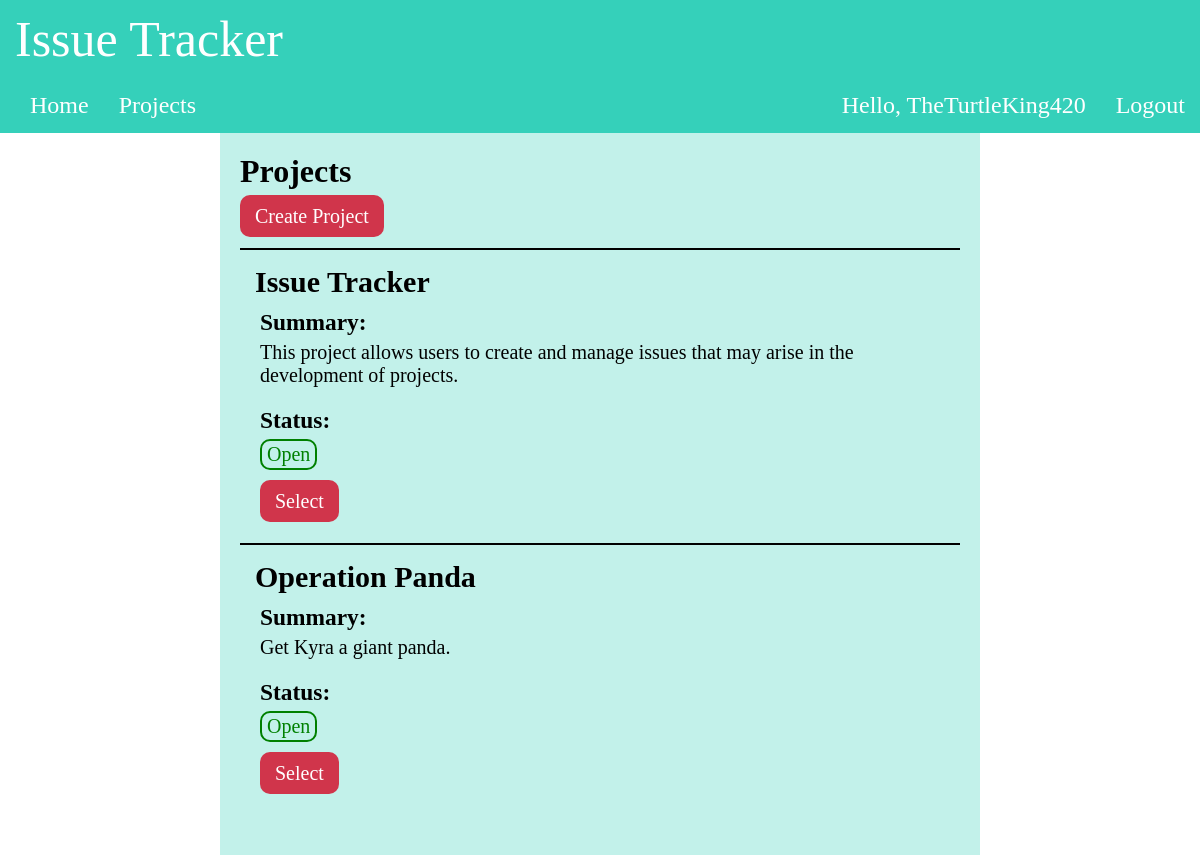
The page /projects/ (signed in) on the database its author committed.
### projects/models.py (models this page shows, shortened)
class Project(models.Model):
    user_max_length = 150
    project_max_length = 50
    id = models.UUIDField(
                        primary_key=True,
                        default = uuid.uuid4,
                        editable = False)
    user = models.ForeignKey(to=User, on_delete=models.CASCADE)
    name = models.CharField(max_length=project_max_length)
    summary = models.TextField(blank=True, null=True)
    description = models.TextField(blank=True, null=True)
    status= models.CharField(max_length=20, default="Open")
    def get_absolute_url(self):
        return reverse("projects:project-details", kwargs={"project_id": self.id})

class ProjectUser(models.Model):
    project = models.ForeignKey(Project, on_delete=models.CASCADE)
    user = models.ForeignKey(to=User, on_delete=models.CASCADE)

### projects/views.py (the view)
# urls.py: path('', project_list_view, name='project-list'),
def project_list_view(request):
    if request.user.is_authenticated:
        queryset = Project.objects.filter(user=request.user)
        membershipset = ProjectUser.objects.filter(user=request.user)
        print(membershipset)
        context = {
            "project_list": queryset,
            "membershipset": membershipset,
            }
        return render(request, "projects/project_list.html", context)
    context = {}
    return render(request, "projects/project_list.html", context)

### projects/templates/projects/project_list.html (shortened to what this page needs)
{% extends 'layout/base.html' %}
{% block content %}
{% load static %}
<link rel="stylesheet" href="{% static '/css/project.css' %}" />
<div class="project-container">
<h1>Projects</h1>
    <div class="create-header">
        <a href="{% url 'projects:project-create' %}">Create Project</a>
    </div>
{% if user.is_authenticated %}
<div class="project-list">
    {% if project_list.all %}
    {% for project in project_list %}
    <div class="project">
        <h2>{{ project.name }}</h2>
        <div class="project-field">
            <h3>Summary:</h3>
            {{ project.summary }}
        </div>
        <div class="project-field">
            <h3>Status:</h3>
            {% if project.status == 'Closed' %}
            <div class="status-closed">
            {% elif project.status == 'Open' %}
            <div class="status-open">
            {% else %}
            <div class="status-dis">
            {% endif %}
                {{ project.status }}
            </div>
        </div>
        <div class="project-field">
            <a href="{{ project.get_absolute_url }}">Select</a>
        </div>
    </div>
    {% endfor %}
    {% for ProjectForm in membershipset %}
        <div class="project">
            <h2>{{ ProjectForm.project.name }}</h2>
            <div class="project-field">
                <h3>Summary:</h3>
                {{ ProjectForm.project.summary }}
            </div>
            <div class="project-field">
                <h3>Status:</h3>
                {% if ProjectForm.project.status == 'Closed' %}
                <div class="status-closed">
                {% elif ProjectForm.project.status == 'Open' %}
                <div class="status-open">
                {% else %}
                <div class="status-dis">
                {% endif %}
                    {{ ProjectForm.project.status }}
                </div>
            </div>
            <div class="project-field">
                <a href="{{ ProjectForm.project.get_absolute_url }}">Select</a>
            </div>
        </div>
    {% endfor %}
    {% else %}
    <div class="project-list">There are no projects, you should create some.</div>
    {% endif %}
</div>
{% else %}
<div class="no-projects">
        <label class="no-projects">If you were logged in your projects would go here.</label>
        <a href="{% url 'users:user-login' %}">Login</a>
</div>
{% endif %}
</div>
{% endblock %}

### layout/templates/layout/navbar.html (shortened to what this page needs)
<nav class="navbar">
    <div class="nav-title">
        <a href="{% url 'home' %}">Issue Tracker</a>
    </div>
    <div class="nav-container">
        <a href="{% url 'home' %}">Home</a>
        <a href="{% url 'projects:project-list' %}">Projects</a>
        <section class="user-manage">
            {% if request.user.is_authenticated %}
            <label class="user">Hello, {{ request.user }}</label>
            <a href="{% url 'users:user-logout' %}">Logout</a>
            {% else %}
            <a href="{% url 'users:user-login' %}">Login</a>
            <a class="user-manage" href="{% url 'users:user-register' %}">Register</a>
            {% endif %}
        </section>
    </div>
</nav>

### layout/static/css/base.css (style rules this page uses)
body { margin: 0px; background-color: white; padding: 0; }
.navbar { background-color: #35D0BA; display: block; width: 100%; overflow: hidden; }
.nav-container a, .nav-title a { float: left; color: white; text-align: center; padding: 10px 15px; text-decoration: none; font-size: 24px; }
.nav-title a { font-size: 50px !important; }
.nav-container, .nav-title { width: 100%; display: inline-block; }
.nav-container { margin-left: 15px; }
.user-manage { float: right; margin-right: 15px; }
.user { color: white; float: left; padding: 10px 15px; font-size: 24px; }

### projects/static/css/project.css (style rules this page uses)
.project-list { justify-content: center; margin-bottom: 20px; }
.project-container, .issue-container { padding: 20px; margin-left: auto; margin-right: auto; width: 60%; height: 100%; background-color: #c2f1ea; }
.project-container a, .submit, .issue-container a { text-align: center; padding: 10px 15px; background-color: #D0354B; margin-top: 10px; margin-bottom: 10px; color: white; text-decoration: none; border-radius: 10px; border: hidden; white-space: nowrap; font-size: 20px; }
.create-header { border-bottom: 2px solid; padding-bottom: 20px; }
.project-field, .issue-field { display: block; padding: 5px; margin-bottom: 10px; }
.status-open { color: green; border-color: green; }
.status-closed, .status-open, .status-dis { width: fit-content; border: 2.5px solid; padding: 2px 5px; border-radius: 10px; }
.project, .issue, .comment, .comment:last-of-type { display: block; border-bottom: 2px solid; padding: 15px; font-size: 20px; }
.project:last-of-type, .issue:last-of-type { border-bottom: 0px; }
h1 { margin-top: 0; margin-bottom: 15px; }
h2, h3 { margin-top: 0; margin-bottom: 5px; }

### rows shown on the page
Project: name "Issue Tracker", summary "This project allows users to create and manage issues that may arise in the development of projects.", status "Open"
ProjectUser: project.name "Operation Panda", project.summary "Get Kyra a giant panda.", project.status "Open"

### other values the page prints
{{ request.user }} "TheTurtleKing420"
